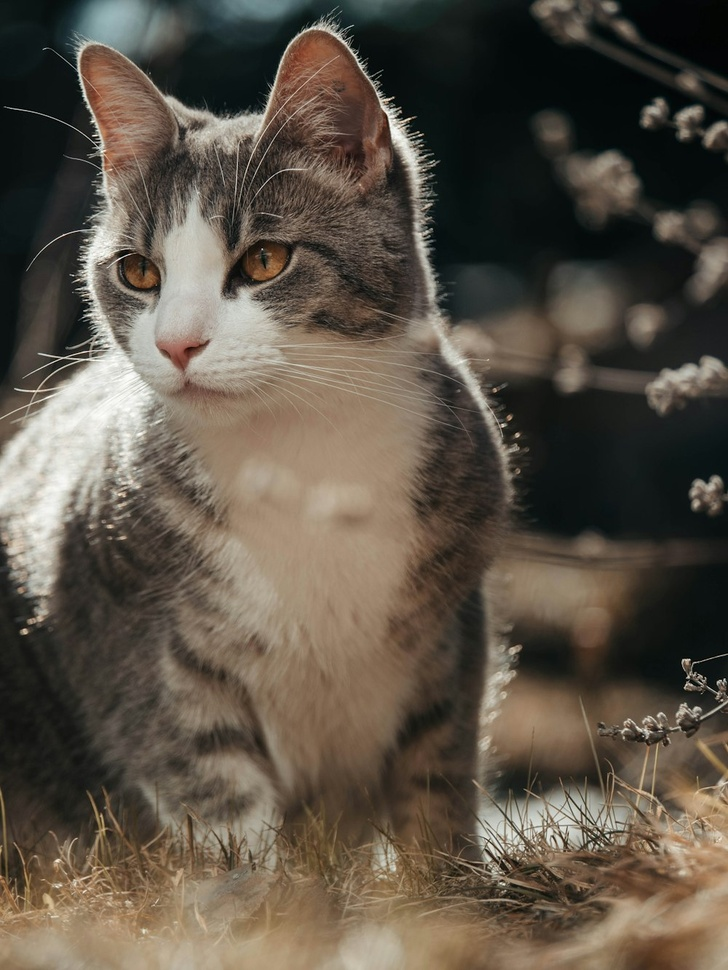
#> input picture img/cat.jpg, 728 x 970 px, shrunk from 1000 x 1333 before the run
$ python spaces.py
#> lines starting #> are read from the running program, lines starting #| are printed output that depends on the picture
import cv2 as cv
import matplotlib.pyplot as plt

img = cv.imread('img/cat.jpg')
#> img is the input picture: shape (970, 728, 3); mean B, G, R 70.9, 83, 92.1
cv.imshow('Cat',img)


#BGR to Grayscale
gray = cv.cvtColor(img , cv.COLOR_BGR2GRAY)
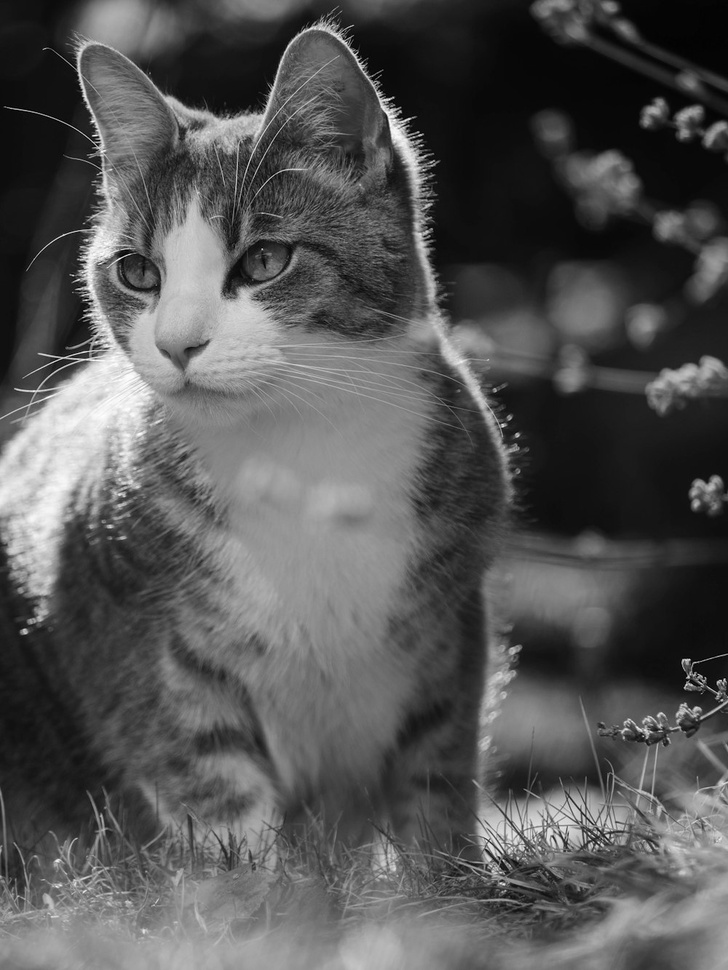
#> gray: shape (970, 728); min 0, max 255, mean 84.3
cv.imshow('gray', gray)

# #BGR to HSV
hsv = cv.cvtColor(img, cv.COLOR_BGR2HSV)
#> hsv: shape (970, 728, 3); mean H, S, V 33.4, 73.6, 93.9
cv.imshow('hsv',hsv)

# #BGR to L*a*b
lab = cv.cvtColor(img, cv.COLOR_BGR2LAB)
#> lab: shape (970, 728, 3); mean of channels 0, 1, 2 88.7, 129.7, 136.3
cv.imshow('lab', lab)

#BGR to RGB
rgb = cv.cvtColor(img, cv.COLOR_BGR2RGB)
cv.imshow('RGB',rgb)

#HSV to BGR
hsv_bgr = cv.cvtColor(hsv, cv.COLOR_HSV2BGR)
cv.imshow('hsv to bgr',hsv_bgr)

#grey to BGR

g2b = cv.cvtColor(gray, cv.COLOR_GRAY2BGR)
cv.imshow('g2b', g2b)


# plt.imshow(img)
# plt.show()


cv.waitKey(0)

$ run again, with img/pfp.jpg copied over img/cat.jpg
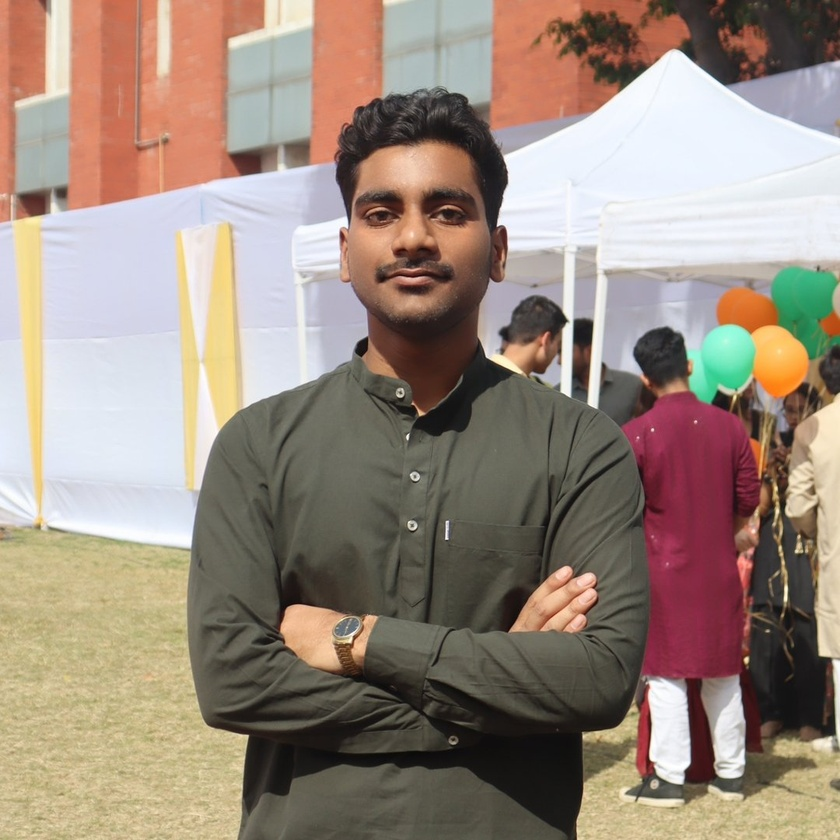
#> input picture img/pfp.jpg, 840 x 840 px, shrunk from 1080 x 1080 before the run
#> img is the input picture: shape (840, 840, 3); mean B, G, R 126.1, 138.7, 154.9
#> `gray = cv.cvtColor(img , cv.COLOR_BGR2GRAY)`:
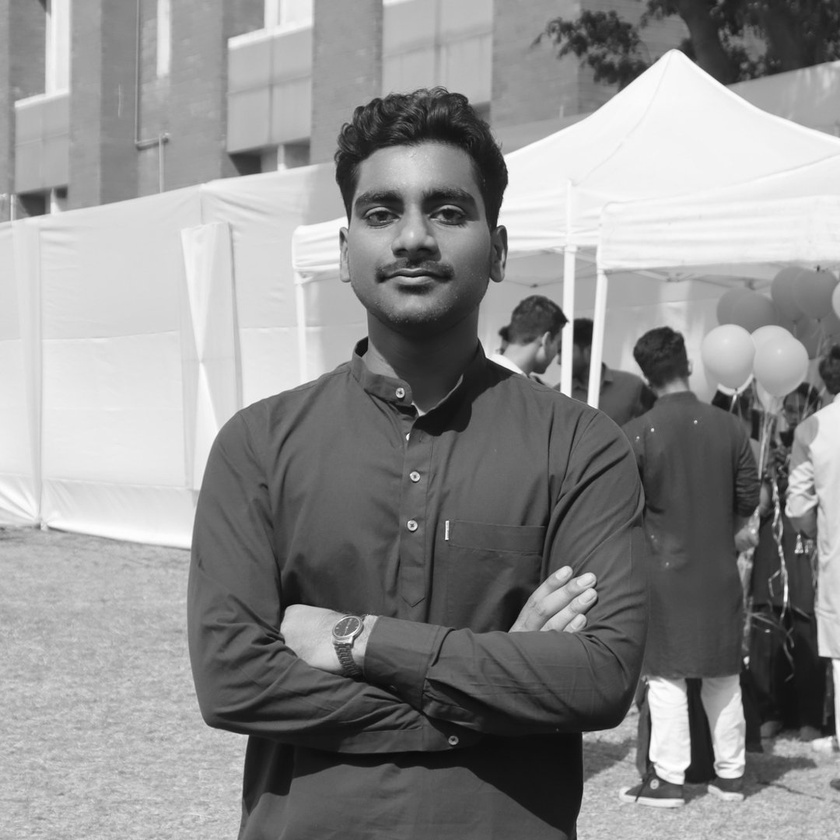
#> gray: shape (840, 840); min 6, max 255, mean 142.1
#> hsv: shape (840, 840, 3); mean H, S, V 52, 62.8, 159.5
#> lab: shape (840, 840, 3); mean of channels 0, 1, 2 147.9, 132.8, 137.6

$ run again, with img/us.jpg copied over img/cat.jpg
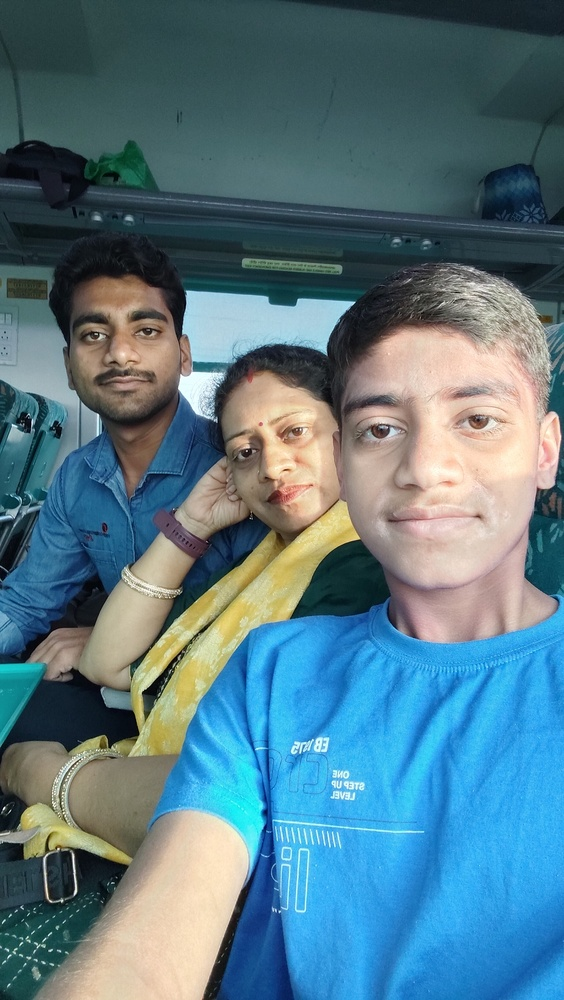
#> input picture img/us.jpg, 564 x 1000 px, shrunk from 1840 x 3264 before the run
#> img is the input picture: shape (1000, 564, 3); mean B, G, R 132.7, 120.6, 87.6
#> `gray = cv.cvtColor(img , cv.COLOR_BGR2GRAY)`:
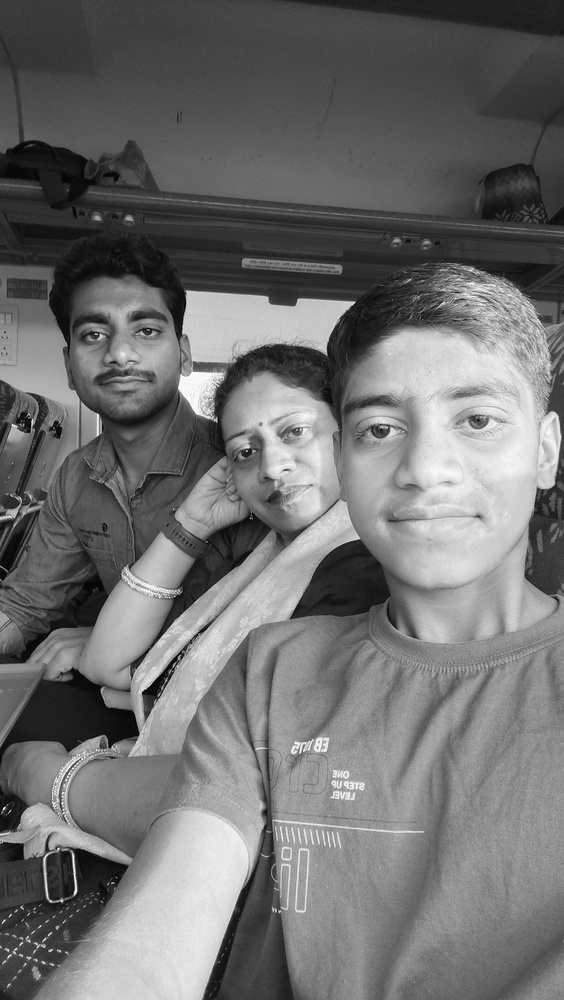
#> gray: shape (1000, 564); min 0, max 254, mean 112.1
#> hsv: shape (1000, 564, 3); mean H, S, V 75.5, 117.9, 145.4
#> lab: shape (1000, 564, 3); mean of channels 0, 1, 2 123.7, 123.8, 119
